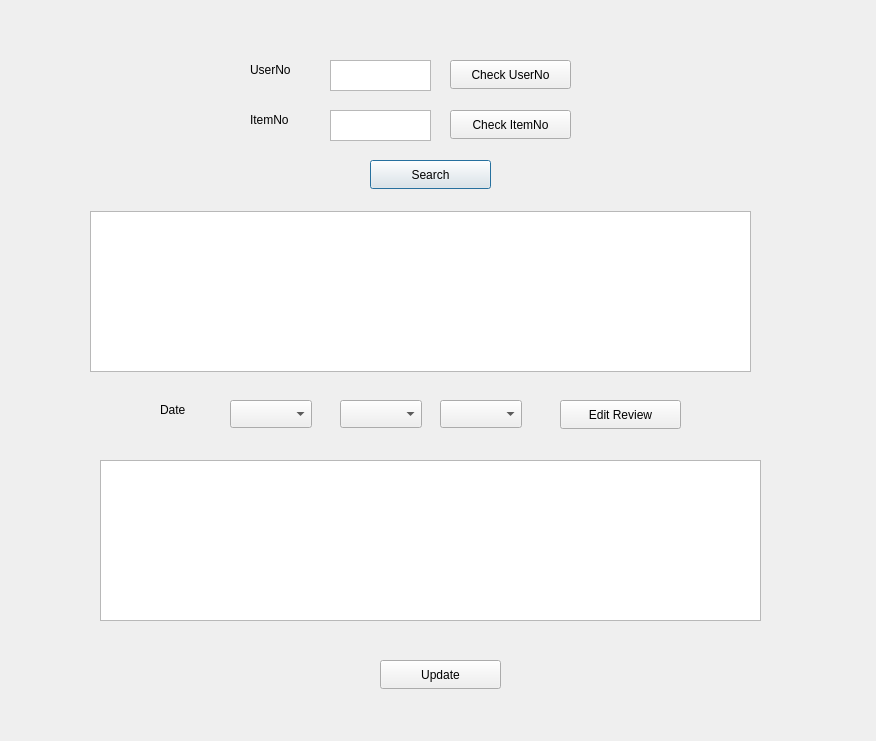
<?xml version="1.0" encoding="UTF-8"?>
<ui version="4.0">
 <class>update_s4</class>
 <widget class="QDialog" name="update_s4">
  <property name="geometry">
   <rect>
    <x>0</x>
    <y>0</y>
    <width>876</width>
    <height>741</height>
   </rect>
  </property>
  <property name="windowTitle">
   <string>Dialog</string>
  </property>
  <widget class="QPushButton" name="btn_search">
   <property name="geometry">
    <rect>
     <x>370</x>
     <y>160</y>
     <width>121</width>
     <height>29</height>
    </rect>
   </property>
   <property name="text">
    <string>Search</string>
   </property>
  </widget>
  <widget class="QLabel" name="label">
   <property name="geometry">
    <rect>
     <x>250</x>
     <y>60</y>
     <width>62</width>
     <height>20</height>
    </rect>
   </property>
   <property name="text">
    <string>UserNo</string>
   </property>
  </widget>
  <widget class="QPushButton" name="btn_userNo">
   <property name="geometry">
    <rect>
     <x>450</x>
     <y>60</y>
     <width>121</width>
     <height>29</height>
    </rect>
   </property>
   <property name="text">
    <string>Check UserNo</string>
   </property>
  </widget>
  <widget class="QTableWidget" name="tableWidget">
   <property name="geometry">
    <rect>
     <x>90</x>
     <y>211</y>
     <width>661</width>
     <height>161</height>
    </rect>
   </property>
  </widget>
  <widget class="QLabel" name="label_3">
   <property name="geometry">
    <rect>
     <x>160</x>
     <y>400</y>
     <width>62</width>
     <height>20</height>
    </rect>
   </property>
   <property name="text">
    <string>Date</string>
   </property>
  </widget>
  <widget class="QComboBox" name="comboBox_day">
   <property name="geometry">
    <rect>
     <x>440</x>
     <y>400</y>
     <width>82</width>
     <height>28</height>
    </rect>
   </property>
  </widget>
  <widget class="QComboBox" name="comboBox_year">
   <property name="geometry">
    <rect>
     <x>230</x>
     <y>400</y>
     <width>82</width>
     <height>28</height>
    </rect>
   </property>
  </widget>
  <widget class="QComboBox" name="comboBox_month">
   <property name="geometry">
    <rect>
     <x>340</x>
     <y>400</y>
     <width>82</width>
     <height>28</height>
    </rect>
   </property>
  </widget>
  <widget class="QLabel" name="label_2">
   <property name="geometry">
    <rect>
     <x>250</x>
     <y>110</y>
     <width>62</width>
     <height>20</height>
    </rect>
   </property>
   <property name="text">
    <string>ItemNo</string>
   </property>
  </widget>
  <widget class="QPlainTextEdit" name="textEdit_itemNo">
   <property name="geometry">
    <rect>
     <x>330</x>
     <y>110</y>
     <width>101</width>
     <height>31</height>
    </rect>
   </property>
  </widget>
  <widget class="QPushButton" name="btn_itemNo">
   <property name="geometry">
    <rect>
     <x>450</x>
     <y>110</y>
     <width>121</width>
     <height>29</height>
    </rect>
   </property>
   <property name="text">
    <string>Check ItemNo</string>
   </property>
  </widget>
  <widget class="QPushButton" name="btn_edit">
   <property name="geometry">
    <rect>
     <x>560</x>
     <y>400</y>
     <width>121</width>
     <height>29</height>
    </rect>
   </property>
   <property name="text">
    <string>Edit Review</string>
   </property>
  </widget>
  <widget class="QPlainTextEdit" name="textEdit_userNo">
   <property name="geometry">
    <rect>
     <x>330</x>
     <y>60</y>
     <width>101</width>
     <height>31</height>
    </rect>
   </property>
  </widget>
  <widget class="QTableWidget" name="tableWidget_new">
   <property name="geometry">
    <rect>
     <x>100</x>
     <y>460</y>
     <width>661</width>
     <height>161</height>
    </rect>
   </property>
  </widget>
  <widget class="QPushButton" name="btn_update">
   <property name="geometry">
    <rect>
     <x>380</x>
     <y>660</y>
     <width>121</width>
     <height>29</height>
    </rect>
   </property>
   <property name="text">
    <string>Update</string>
   </property>
  </widget>
 </widget>
 <resources/>
 <connections/>
</ui>
